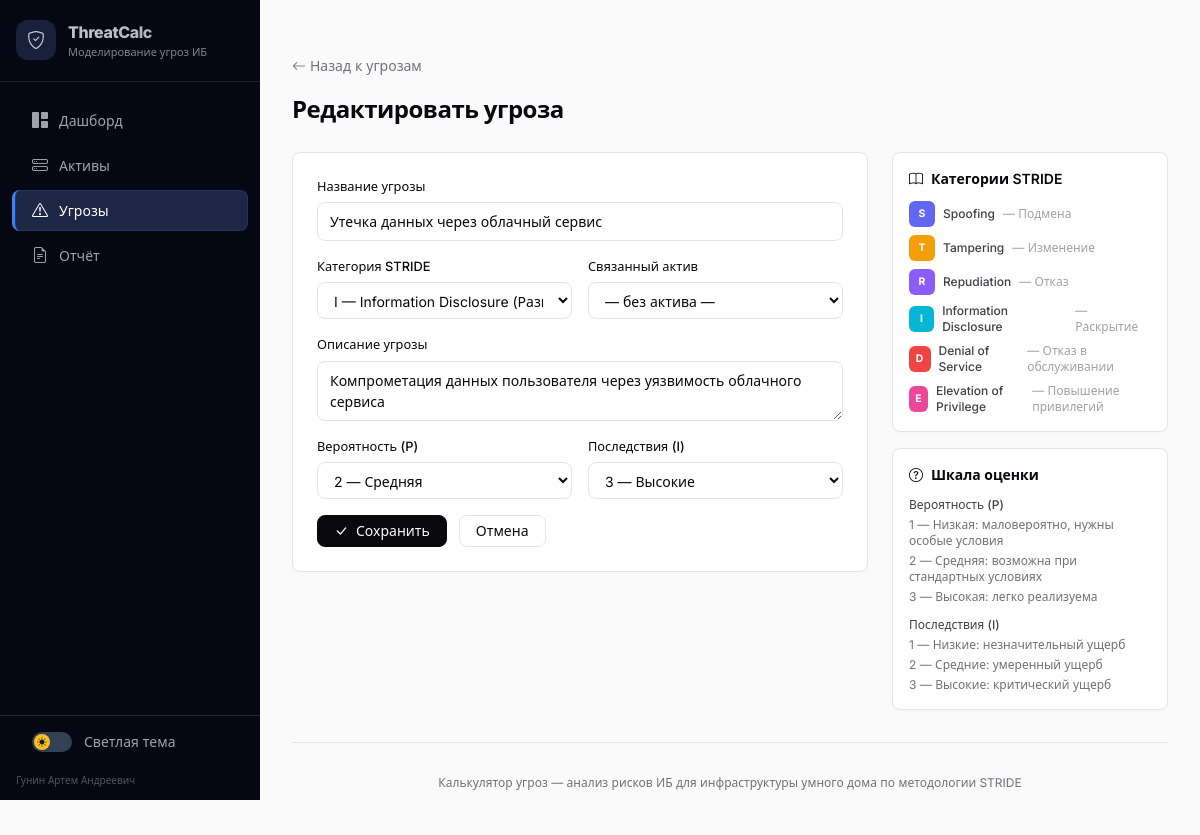
Screenshot of /threats/2/edit with the database file from the repository.
### models.py (models this page shows, shortened)
class Base(DeclarativeBase):
    pass

class Threat(Base):
    __tablename__ = "threats"
    id = Column(Integer, primary_key=True, index=True)
    name = Column(String(300), nullable=False)
    stride = Column(String(1), nullable=False)
    description = Column(Text, nullable=True)
    asset_id = Column(Integer, nullable=True)
    asset_name = Column(String(200), nullable=True)
    probability = Column(Integer, nullable=False, default=1)
    impact = Column(Integer, nullable=False, default=1)
    risk_score = Column(Integer, nullable=False, default=1)
    risk_level = Column(String(20), nullable=False, default="низкий")
    recommendation = Column(Text, nullable=True)
    mitigated = Column(Boolean, default=False)
    is_custom = Column(Boolean, default=False)
    created_at = Column(DateTime, default=datetime.datetime.utcnow)

### main.py (the view)
@app.get("/threats/{threat_id}/edit", response_class=HTMLResponse)
def threat_edit_form(threat_id: int, request: Request, db: Session = Depends(get_db)):
    threat = db.query(Threat).filter(Threat.id == threat_id).first()
    if not threat:
        return RedirectResponse("/threats", status_code=303)
    assets = db.query(Asset).all()
    return templates.TemplateResponse("threat_form.html", {
        "request": request,
        "threat": threat,
        "assets": assets,
        "stride_list": [s for s in StrideCategory],
    })

### templates/threat_form.html (shortened to what this page needs)
﻿{% extends "base.html" %}
{% block content %}
<a href="/threats" class="inline-flex items-center gap-1 text-sm text-zinc-500 hover:text-zinc-800 mb-4 no-print">
    <i class="bi bi-arrow-left"></i> Назад к угрозам
</a>
<h1 class="page-title mb-6">{{ 'Редактировать' if threat else 'Новая' }} угроза</h1>
<div class="grid grid-cols-1 lg:grid-cols-3 gap-6">
    <div class="lg:col-span-2">
        <div class="card-shadcn p-6">
            <form method="post" action="{% if threat %}/threats/{{ threat.id }}/edit{% else %}/threats/new{% endif %}">
                <div class="grid grid-cols-1 md:grid-cols-2 gap-4">
                    <div class="md:col-span-2">
                        <label class="label-shadcn">Название угрозы</label>
                        <input type="text" name="name" id="inputName" class="input-shadcn" value="{{ threat.name if threat else '' }}" required>
                    </div>
                    <div>
                        <label class="label-shadcn">Категория STRIDE</label>
                        <select name="stride" id="inputStride" class="input-shadcn" required>
                            {% for s in stride_list %}
                            <option value="{{ s.value }}" {% if threat and threat.stride == s.value %}selected{% endif %}>{{ s.value }} — {{ s.full_name }}</option>
                            {% endfor %}
                        </select>
                    </div>
                    <div>
                        <label class="label-shadcn">Связанный актив</label>
                        <select name="asset_id" class="input-shadcn">
                            <option value="0">— без актива —</option>
                        </select>
                    </div>
                    <div class="md:col-span-2">
                        <label class="label-shadcn">Описание угрозы</label>
                        <textarea name="description" id="inputDesc" class="input-shadcn" rows="2">{{ threat.description if threat else '' }}</textarea>
                    </div>
                    <div>
                        <label class="label-shadcn">Вероятность (P)</label>
                        <select name="probability" id="inputP" class="input-shadcn" required>
                            <option value="2" {% if threat and threat.probability == 2 %}selected{% endif %}>2 — Средняя</option>
                        </select>
                    </div>
                    <div>
                        <label class="label-shadcn">Последствия (I)</label>
                        <select name="impact" id="inputI" class="input-shadcn" required>
                            <option value="3" {% if threat and threat.impact == 3 %}selected{% endif %}>3 — Высокие</option>
                        </select>
                    </div>
                    <div class="md:col-span-2 flex items-center gap-3">
                        <button type="submit" class="btn-shadcn btn-shadcn-primary">
                            <i class="bi bi-check-lg"></i> {{ 'Сохранить' if threat else 'Создать' }}
                        </button>
                        <a href="/threats" class="btn-shadcn">Отмена</a>
                    </div>
                </div>
            </form>
        </div>
    </div>
    <div class="space-y-4 no-print">
        <div class="card-shadcn p-4">
            <h5 class="font-semibold text-sm mb-3 flex items-center gap-2">
                <i class="bi bi-book"></i> Категории STRIDE
            </h5>
            <div class="space-y-2">
                {% set stride_info = {
                    "S": {"name": "Spoofing", "desc": "Подмена"},
                    "T": {"name": "Tampering", "desc": "Изменение"},
                    "R": {"name": "Repudiation", "desc": "Отказ"},
                    "I": {"name": "Information Disclosure", "desc": "Раскрытие"},
                    "D": {"name": "Denial of Service", "desc": "Отказ в обслуживании"},
                    "E": {"name": "Elevation of Privilege", "desc": "Повышение привилегий"},
                } %}
                {% for code, info in stride_info.items() %}
                {% set colors = {"S": "#6366f1", "T": "#f59e0b", "R": "#8b5cf6", "I": "#06b6d4", "D": "#ef4444", "E": "#ec4899"} %}
                <div class="flex items-center gap-2 text-xs">
                    <span class="badge-stride" style="background:{{ colors[code] }};">{{ code }}</span>
                    <span class="font-medium text-zinc-700">{{ info.name }}</span>
                    <span class="text-zinc-400">— {{ info.desc }}</span>
                </div>
                {% endfor %}
            </div>
        </div>
        <div class="card-shadcn p-4">
            <h5 class="font-semibold text-sm mb-3 flex items-center gap-2">
                <i class="bi bi-question-circle"></i> Шкала оценки
            </h5>
            <div class="space-y-3 text-xs">
                <div>
                    <div class="font-medium text-zinc-700 mb-1">Вероятность (P)</div>
                    <div class="text-zinc-500 space-y-1">
                        <div>1 — Низкая: маловероятно, нужны особые условия</div>
                        <div>2 — Средняя: возможна при стандартных условиях</div>
                        <div>3 — Высокая: легко реализуема</div>
                    </div>
                </div>
                <div>
                    <div class="font-medium text-zinc-700 mb-1">Последствия (I)</div>
                    <div class="text-zinc-500 space-y-1">
                        <div>1 — Низкие: незначительный ущерб</div>
                        <div>2 — Средние: умеренный ущерб</div>
                        <div>3 — Высокие: критический ущерб</div>
                    </div>
                </div>
            </div>
        </div>
    </div>
</div>
{% endblock %}

### templates/base.html (style rules this page uses)
:root { --bg: #fafafa; --fg: #09090b; --card: #fff; --card-border: #e4e4e7; --muted: #71717a; --muted-bg: #f4f4f5; --table-stripe: #fafafa; --tag-bg: #f4f4f5; --tag-border: #e4e4e7; color-scheme: light; }
* { margin: 0; padding: 0; box-sizing: border-box; }
body { font-family: 'Inter', system-ui, sans-serif; background: var(--bg); color: var(--fg); transition: background .15s, color .15s; }
.card-shadcn { background: var(--card); border: 1px solid var(--card-border); border-radius: 0.5rem; box-shadow: 0 1px 2px rgba(0,0,0,0.02); }
.btn-shadcn { display: inline-flex; align-items: center; justify-content: center; gap: 8px; padding: 8px 16px; font-size: 0.875rem; font-weight: 500; border-radius: 0.5rem; border: 1px solid var(--card-border); background: var(--card); color: var(--fg); cursor: pointer; transition: all 0.15s; text-decoration: none; line-height: 1; }
.btn-shadcn-primary { background: #09090b; color: #fafafa; border-color: #09090b; }
.badge-stride { display: inline-flex; align-items: center; justify-content: center; width: 26px; height: 26px; font-size: 0.65rem; font-weight: 700; border-radius: 0.375rem; color: #fff; letter-spacing: 0.3px; }
.input-shadcn { width: 100%; padding: 8px 12px; font-size: 0.875rem; border: 1px solid var(--card-border); border-radius: 0.5rem; background: var(--card); outline: none; transition: border-color 0.15s; color: var(--fg); }
.label-shadcn { display: block; font-size: 0.8rem; font-weight: 500; color: var(--fg); margin-bottom: 6px; }
.page-title { font-size: 1.5rem; font-weight: 700; letter-spacing: -0.02em; color: var(--fg); }

### rows the page displays
Threat: name "Утечка данных через облачный сервис", stride "I — Information Disclosure (Разглашение информации)", description "Компрометация данных пользователя через уязвимость облачного сервиса", probability "2 — Средняя", impact "3 — Высокие"

### other values shown
{{ 'Редактировать' if threat else 'Новая' }} "Редактировать"
{{ 'Сохранить' if threat else 'Создать' }} "Сохранить"
{{ code }} "S" "T" "R" "I" "D" "E"
{{ info.name }} "Spoofing" "Tampering" "Repudiation" "Information Disclosure" "Denial of Service" "Elevation of Privilege"
{{ info.desc }} "Подмена" "Изменение" "Отказ" "Раскрытие" "Отказ в обслуживании" "Повышение привилегий"
